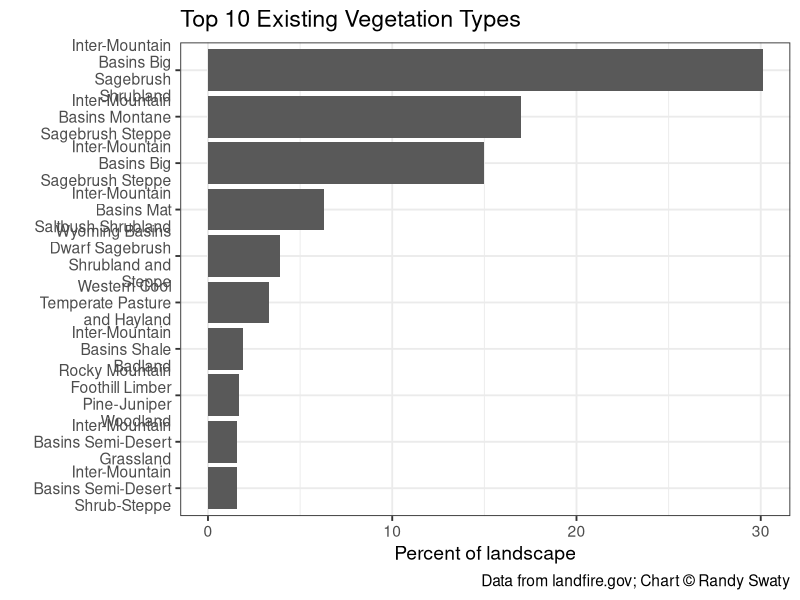
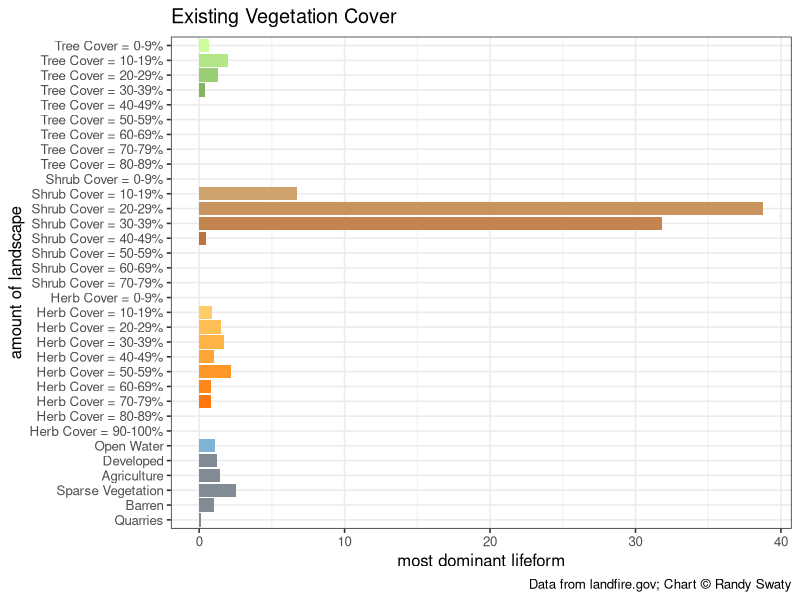
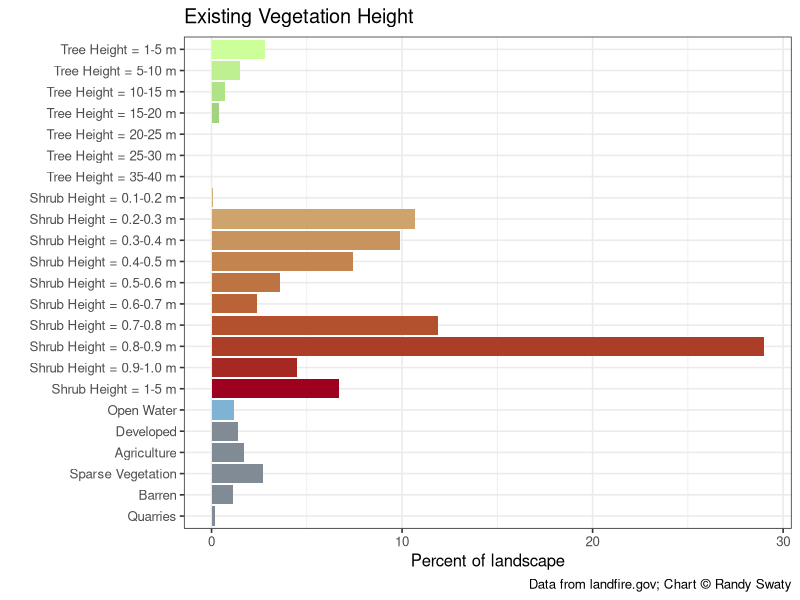

The R source for these figures, in order:
## ---- chunk 1
library(tidyverse)
library("png")  
library("patchwork") 

## ---- chunk 2
evtname <- read.csv(file = "data/evt_aoi_attributes.csv") %>%
  group_by(EVT_NAME) %>%
  summarize(ACRES = sum(ACRES),
            REL_PERCENT = sum(REL_PERCENT)) %>%
  arrange(desc(REL_PERCENT)) %>%
  top_n(n = 10, wt = REL_PERCENT)

# plot
evtChart <-
  ggplot(data = evtname, aes(x = EVT_NAME, y = REL_PERCENT)) +
  geom_bar(stat = "identity") +
  labs(
    title = "Top 10 Existing Vegetation Types",
    caption = "Data from landfire.gov; Chart © Randy Swaty",
    x = "",
    y = "Percent of landscape") +
  scale_x_discrete(limits = rev(evtname$EVT_NAME),
                   labels = function(x) str_wrap(x, width = 18)) +
  coord_flip() +
  theme_bw(base_size = 14)



evtChart
## ---- chunk 3
evcname <- read.csv("data/evc_aoi_attributes.csv")

# create "type" column based on conditions
evcname <- evcname %>% mutate(type = if_else(VALUE %in% 11, "Open Water",
                                             if_else(VALUE %in% 12, "Snow / Ice",
                                                     if_else(VALUE %in% c(13:25), "Developed",
                                                             if_else(VALUE %in% 31, "Barren",
                                                                     if_else(VALUE %in% c(60:70), "Agriculture",
                                                                             if_else(VALUE %in% 32, "Quarries",
                                                                                     if_else(VALUE %in% 100, "Sparse Vegetation",
                                                                                             if_else(VALUE %in% c(101:199), "Tree",
                                                                                                     if_else(VALUE %in% c(201:299), "Shrub",
                                                                                                             if_else(VALUE %in% c(301:399), "Herb",
                                                                                                                     "Other")))))))))))

# create reverse substr() function
revSubstr <- function(x, start, stop) {
  x <- strsplit(x, "")
  sapply(x, 
         function(x) paste(rev(rev(x)[start:stop]), collapse = ""), 
         USE.NAMES = FALSE)  }

# create cover column based on 2nd and 3rd to last values of classname
# if "Other" type, make 0
evcname <- evcname %>% mutate(cover = as.numeric(if_else(VALUE > 100,
                                                         revSubstr(evcname$CLASSNAMES, start = 2, stop = 3),
                                                         "0")))

# create bin breaks for grouping
breaks <- seq(0, 100, 10)
# create intervals for grouping and summarize
# also create factor order for "type"
evcgroup <- evcname %>%
  mutate(interval = cut(cover,
                        breaks, 
                        include.lowest = TRUE, 
                        right = T,
                        labels = c("0-9", "10-19", "20-29", "30-39", "40-49", "50-59", "60-69", "70-79", 
                                   "80-89", "90-100")),
         type = factor(type, levels = c("Tree", "Shrub", "Herb", "Open Water", "Snow / Ice", "Developed", "Agriculture", "Sparse Vegetation", "Barren", "Quarries", "Other"))) %>%
  group_by(type, interval) %>%
  summarize(Freq = sum(Freq),
            ACRES = sum(ACRES),
            REL_PERCENT = sum(REL_PERCENT))

# add label and legend names based on condition
evcgroup <- evcgroup %>% mutate(label = if_else(type %in% c("Tree", "Shrub", "Herb"),
                                                paste0(type, " Cover = ", interval, "%"), as.character(type)),
                                legend = if_else(type %in% c("Tree", "Shrub", "Herb", "Open Water"),
                                                 type, as.factor("Other")))

# turn current label order to factors
evclabel.list <- evcgroup$label
evcgroup <- evcgroup %>% mutate(label = fct_rev(factor(label, evclabel.list)))



# create factor level colors for legend (original from Myles)
## cols <- c("Tree" = "#196F3D", "Shrub" = "#229954", "Herb" = "#52BE80", "Open Water" = "#7FB3D5",
##          "Other" = "#808B96")

# join in custom cols column to color bars by specific label

evc_group_cols <- read.csv("data/evc_group_cols.csv")

evcgroup <- left_join(evcgroup, evc_group_cols, by = "label")

evcgroup$label <- factor(evcgroup$label, levels = rev(evcgroup$label))

# plot
evcChart <-
  ggplot(data = evcgroup, aes(x = label, y = REL_PERCENT, fill = colors)) +
  geom_bar(stat = "identity") +
  labs(
    title = "Existing Vegetation Cover",
    caption = "Data from landfire.gov; Chart © Randy Swaty",
    x = "amount of landscape",
    y = "most dominant lifeform") +
  scale_fill_identity() +
  coord_flip() +
  theme_bw(base_size = 12)+
  theme(legend.position = "none") 


evcChart


## ---- chunk 4

# load evh attribute table
evhname <- read.csv(file = "data/evh_aoi_attributes.csv")


# create "type" column based on conditions
evhname <- evhname %>% mutate(type = if_else(VALUE %in% 11, "Open Water",
                                             if_else(VALUE %in% 12, "Snow / Ice",
                                                     if_else(VALUE %in% c(13:25), "Developed",
                                                             if_else(VALUE %in% 31, "Barren",
                                                                     if_else(VALUE %in% c(60:70), "Agriculture",
                                                                             if_else(VALUE %in% 32, "Quarries",
                                                                                     if_else(VALUE %in% 100, "Sparse Vegetation",
                                                                                             if_else(VALUE %in% c(101:199), "Tree",
                                                                                                     if_else(VALUE %in% c(201:299), "Shrub",
                                                                                                             if_else(VALUE %in% c(301:399), "Herb",
                                                                                                                     "Other"))))))))))) %>%
  mutate(height_m = if_else(type %in% "Tree", (VALUE -100),
                            if_else(type %in% "Shrub", ((VALUE - 200) / 10),
                                    if_else(type %in% "Herb", ((VALUE - 300) / 10), 0))) %>%
           as.character() %>% as.numeric())

# create bin breaks for grouping
breaks <- c(0, 0.1, 0.2, 0.3, 0.4, 0.5, 0.6, 0.7, 0.8, 0.9, 1, 5, 10, 15, 20, 25, 30, 35, 40, 45, 50, 55, 60, 65, 70, 75, 80, 85, 90, 95, 100)

# create intervals for grouping and summarize
# also create factor order for "type"
evhgroup <- evhname %>%
  mutate(interval = cut(height_m,
                        breaks, 
                        include.lowest = TRUE, 
                        right = F,
                        labels = c("0", "0.1-0.2", "0.2-0.3", "0.3-0.4" ,"0.4-0.5", "0.5-0.6", "0.6-0.7", "0.7-0.8", "0.8-0.9", "0.9-1.0", "1-5", "5-10", "10-15", "15-20", "20-25", "25-30", "30-35", "35-40", "40-45", "45-50", "50-55", "55-60", "60-65", "65-70", "70-75", "75-80", "80-85", "85-90", "90-95", "95-100")),
         type = factor(type, levels = c("Tree", "Shrub", "Herb", "Open Water", "Snow / Ice", "Developed", "Agriculture", "Sparse Vegetation", "Barren", "Quarries", "Other"))) %>%
  group_by(type, interval) %>%
  summarise(VALUE = sum(VALUE),
            ACRES = sum(ACRES),
            REL_PERCENT = sum(REL_PERCENT))



# add label and legend names based on condition
evhgroup <- evhgroup %>% mutate(label = if_else(type %in% c("Tree", "Shrub", "Herb"),
                                                paste0(type, " Height = ", interval, " m"), as.character(type)),
                                legend = if_else(type %in% c("Tree", "Shrub", "Herb", "Open Water"),
                                                 type, as.factor("Other")))
# turn current label order to factors
evhlabel.list <- evhgroup$label
evhgroup <- evhgroup %>% mutate(label = fct_rev(factor(label, evhlabel.list)))

# create factor level colors for legend
##cols <- c("Tree" = "#196F3D", "Shrub" = "#229954", "Herb" = "#52BE80", "Open Water" = "#7FB3D5","Other" = "#808B96")

# join in custom cols column to color bars by specific label

evh_group_cols <- read.csv("data/evh_group_cols.csv")

evhgroup <- left_join(evhgroup, evh_group_cols, by = "label")

evhgroup$label <- factor(evhgroup$label, levels = rev(evhgroup$label))


# plot
evhChart <-
ggplot(data = evhgroup, aes(x = label, y = REL_PERCENT, fill = colors)) +
  geom_bar(stat = "identity") +
  labs(
    title = "Existing Vegetation Height",
    caption = "Data from landfire.gov; Chart © Randy Swaty",
    x = "",
    y = "Percent of landscape") +
  scale_fill_identity() +
  coord_flip() +
  theme_bw(base_size = 12)+
  theme(legend.position = "none")

evhChart



# plot with original color scheme
# evhChart <-
# ggplot(data = evhgroup, aes(x = label, y = REL_PERCENT, fill = legend)) +
#   geom_bar(stat = "identity") +
#   labs(
#     title = "Existing Vegetation Height",
#     subtitle = "landscape_name",
#     caption = "\nData from landfire.gov.",
#     x = "",
#     y = "Percent of landscape") +
#   scale_fill_manual(values = cols, name = "") +
#   coord_flip() +
#   theme_bw()
# 
# evhChart





